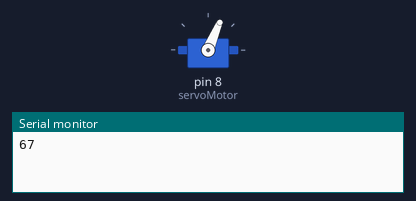
A sketch run on a simulated Arduino Uno, built with avr-gcc and run on an emulated ATmega328P. Shown: servo, the last lines printed to the serial monitor. Random numbers use the default seed unless the sketch sets one.

Above: at 0.1 s.
At 9.1 s:
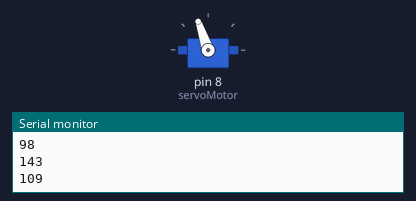
At 19.1 s:
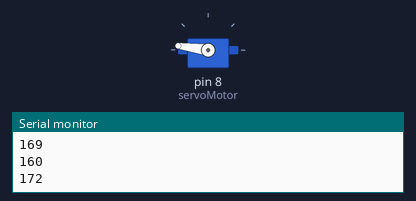
At 39.1 s:
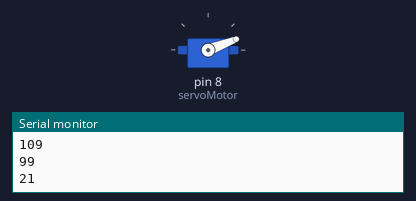
Timing chart, 0 to 40.0 s (numbered marks = the images above):
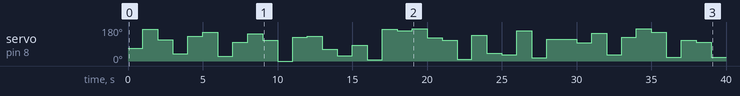

Measured:
- by itself, servo on pin 8 (servoMotor): 67° → 169° at 1.0 s, → 113° 1.0 s later, → 38° 1.0 s later, → 130° 1.0 s later, … (39 changes in this stretch)

The sketch:

Ej1.ino
```cpp
#include <Servo.h>
int grado;
Servo servoMotor;

void setup() {
  Serial.begin(9600);
  servoMotor.attach(8);
}

void loop() {
  grado = random(0, 180);
  Serial.println(grado);
  servoMotor.write(grado);
  delay(1000);
}
```
